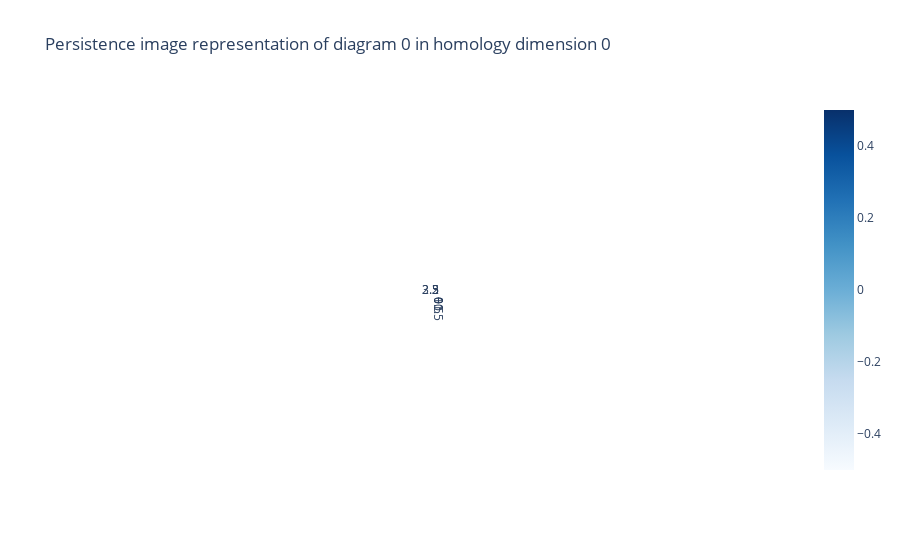

Notebook code for this chart:
### Code cell
from gtda.diagrams import PersistenceImage
PI=PersistenceImage()
PI.fit_transform_plot(filtered_VRP)

### Figure 1 — Plotly figure (JSON) as saved in the notebook; plotly's stock layout.template omitted (floating-point values rounded to 4 significant figures; data arrays with more than 128 entries replaced by an {"elided": "..."} marker saying what was removed)
{"data": [{"colorscale": [[0, "rgb(247,251,255)"], [0.125, "rgb(222,235,247)"], [0.25, "rgb(198,219,239)"], [0.375, "rgb(158,202,225)"], [0.5, "rgb(107,174,214)"], [0.625, "rgb(66,146,198)"], [0.75, "rgb(33,113,181)"], [0.875, "rgb(8,81,156)"], [1, "rgb(8,48,107)"]], "type": "heatmap", "x": [0, 0, 0, 0, 0, 0, 0, 0, 0, 0, 0, 0, 0, 0, 0, 0, 0, 0, 0, 0, 0, 0, 0, 0, 0, 0, 0, 0, 0, 0, 0, 0, 0, 0, 0, 0, 0, 0, 0, 0, 0, 0, 0, 0, 0, 0, 0, 0, 0, 0, 0, 0, 0, 0, 0, 0, 0, 0, 0, 0, 0, 0, 0, 0, 0, 0, 0, 0, 0, 0, 0, 0, 0, 0, 0, 0, 0, 0, 0, 0, 0, 0, 0, 0, 0, 0, 0, 0, 0, 0, 0, 0, 0, 0, 0, 0, 0, 0, 0, 0], "y": [2.828, 2.828, 2.828, 2.828, 2.828, 2.828, 2.828, 2.828, 2.828, 2.828, 2.828, 2.828, 2.828, 2.828, 2.828, 2.828, 2.828, 2.828, 2.828, 2.828, 2.828, 2.828, 2.828, 2.828, 2.828, 2.828, 2.828, 2.828, 2.828, 2.828, 2.828, 2.828, 2.828, 2.828, 2.828, 2.828, 2.828, 2.828, 2.828, 2.828, 2.828, 2.828, 2.828, 2.828, 2.828, 2.828, 2.828, 2.828, 2.828, 2.828, 2.828, 2.828, 2.828, 2.828, 2.828, 2.828, 2.828, 2.828, 2.828, 2.828, 2.828, 2.828, 2.828, 2.828, 2.828, 2.828, 2.828, 2.828, 2.828, 2.828, 2.828, 2.828, 2.828, 2.828, 2.828, 2.828, 2.828, 2.828, 2.828, 2.828, 2.828, 2.828, 2.828, 2.828, 2.828, 2.828, 2.828, 2.828, 2.828, 2.828, 2.828, 2.828, 2.828, 2.828, 2.828, 2.828, 2.828, 2.828, 2.828, 2.828], "z": {"elided": "100x100 int values"}}], "layout": {"plot_bgcolor": "white", "title": {"text": "Persistence image representation of diagram 0 in homology dimension 0"}, "xaxis": {"constrain": "domain", "scaleanchor": "y"}, "yaxis": {"autorange": true, "constrain": "domain"}}}
